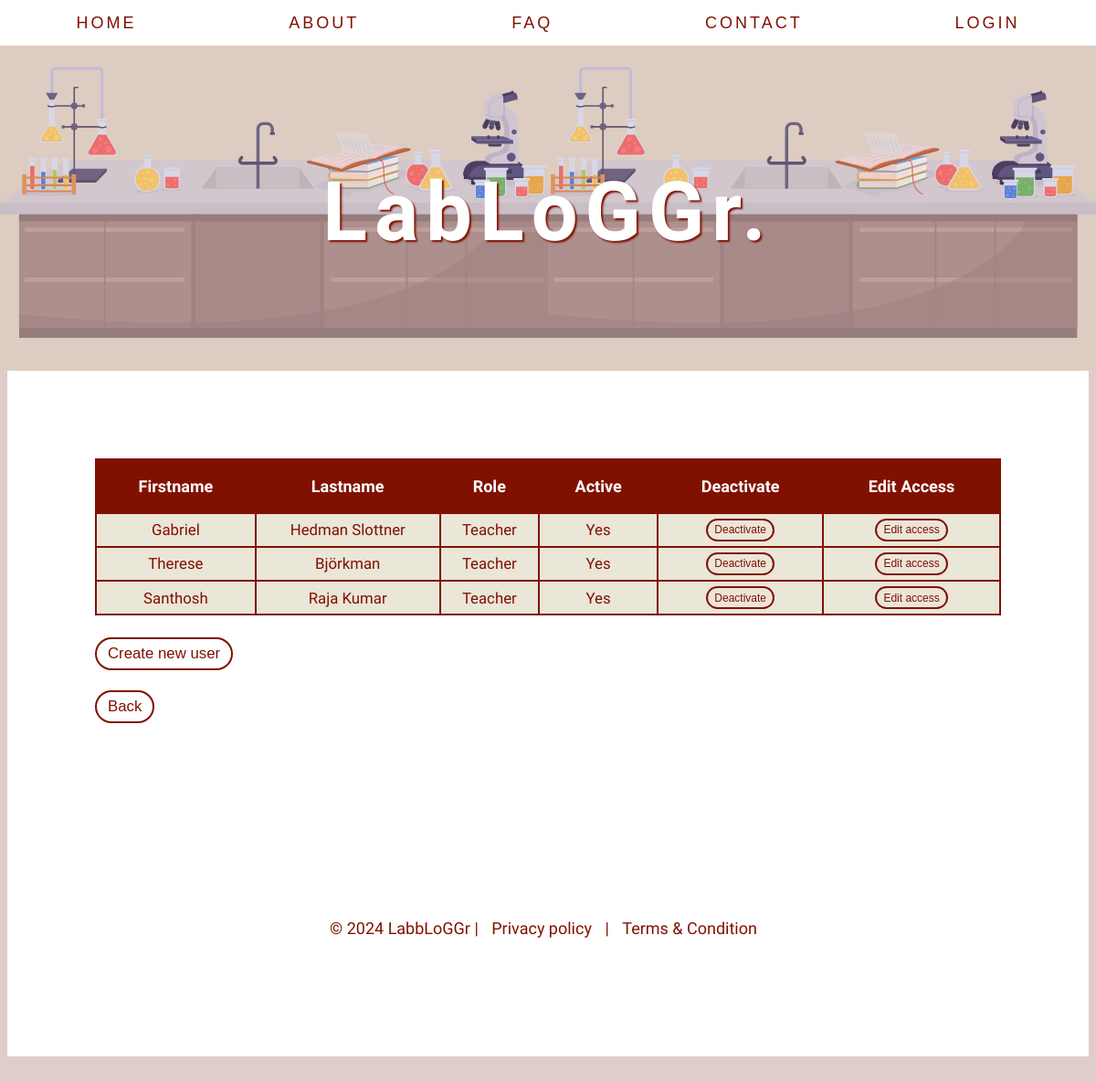
The page /admin/account/manage_users.php on the database its author committed.
### tables this page shows
CREATE TABLE People (
    ID INT AUTO_INCREMENT PRIMARY KEY,
    FirstName VARCHAR(50),          
    LastName VARCHAR(50),
    Email VARCHAR(50),           
    UserName VARCHAR(50),             
    RoleID INT,
    Salt VARCHAR(50),
    HashCode VARCHAR(100),
    Active BOOLEAN DEFAULT TRUE,
    FOREIGN KEY (RoleID) REFERENCES Roles(ID)
);

CREATE TABLE Roles (
    ID INT AUTO_INCREMENT PRIMARY KEY,
    RoleType VARCHAR(50)
);

### admin/account/manage_users.php (the view, shortened to what this page needs)
<?php
include $_SERVER['DOCUMENT_ROOT'] . '/database/dopen.php';
include $_SERVER['DOCUMENT_ROOT'] . '/styling/header.php';
$sql = "SELECT P.ID, P.Firstname, P.Lastname, P.Active, R.RoleType FROM People P
        INNER JOIN Roles R ON R.ID = P.RoleID
        WHERE R.ID != 1";
$result = $link->query($sql);
if ($result->num_rows > 0) {
    echo '<table><tr><th>Firstname</th><th>Lastname</th><th>Role</th><th>Active</th><th>Deactivate</th><th>Edit Access</th></tr>';
    while($row = $result->fetch_assoc()) {
        $ID = htmlspecialchars($row["ID"]);
        $firstname = htmlspecialchars($row["Firstname"]);
        $lastname = htmlspecialchars($row["Lastname"]);
        $role = htmlspecialchars($row["RoleType"]);
        $active = htmlspecialchars($row["Active"]);
        echo "<tr><td>{$firstname}</td><td>{$lastname}</td><td>{$role}</td>";
        if ($active){
            echo "<td>Yes</td><td>
                    <form action='./backend/deactivate_account.php' method='post' style='display:inline;' class='delete-button-form'>
                        <input type='hidden' name='ID' value='{$ID}'>
                        <button class='button button-small' type='submit'>Deactivate</button>
                    </form>
                </td>";
        }
        echo "<td><form action='./edit_access.php' method='post' style='display:inline;' class='delete-button-form'>
                <input type='hidden' name='ID' value='{$ID}'>
                <button class='button button-small' type='submit'>Edit access</button>
            </form></td></tr>";
    }
    echo '</table>';
}
?>
<form action="./create_account.php" method="GET">
    <button type="submit" class="button button-large">Create new user</button>
</form>
<br><br><button class="button button-large" onclick="window.location.href='/admin/admin_page.php'">Back</button>
<?php
include $_SERVER['DOCUMENT_ROOT'] . '/styling/footer.php';
?>

### styling/style_.css (style rules this page uses)
:root { font-size: 10px; --heading-height: 30em; }
body { font-family: 'Raleway', sans-serif; min-height: 100vh; background-color: rgb(224,204,200); margin-top: 40px; }
.button { background-color: transparent; white-space: nowrap; border-radius: 100px; border: 0.2vw solid rgb(128, 17, 0); color: rgb(128, 17, 0); cursor: pointer; display: inline-block; font-family: 'Corporative', sans-serif; text-align: center; text-decoration: none; transition: all 250ms; user-select: none; -webkit-user-select: none; touch-action: manipulation; }
.button-large { padding: 0.5vw 1vw; font-size: 1.4vw; }
.button-small { padding: 0.3vw 0.6vw; font-size: 1vw; }
table { border: 150px; width: 100%; border-collapse: collapse; background-color: #eae6d8; margin-bottom: 2vw; }
th { background-color: rgb(128, 17, 0); color: white; padding: 1.5vw; text-align: center; vertical-align: middle; font-size: 1.5vw; border: 2px solid rgb(128, 17, 0); }
td { text-align: center; vertical-align: middle; padding: 5px; border: 2px solid rgb(128, 17, 0); font-size: 1.4vw; color: rgb(128, 17, 0); }

### styling/header.php (style rules this page uses)
html { scroll-behavior: smooth; }

### rows shown on the page
people: FirstName "Gabriel", LastName "Hedman Slottner", RoleID.RoleType "Teacher"
people: FirstName "Therese", LastName "Björkman", RoleID.RoleType "Teacher"
people: FirstName "Santhosh", LastName "Raja Kumar", RoleID.RoleType "Teacher"
